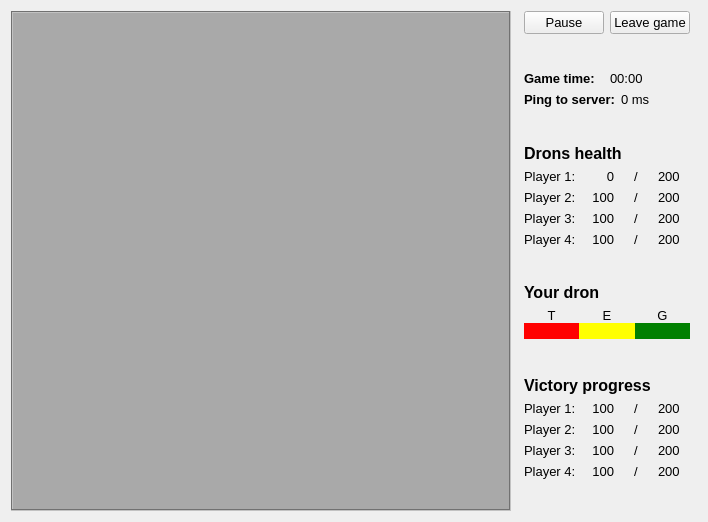
<?xml version="1.0" encoding="UTF-8"?>
<ui version="4.0">
 <class>gameform</class>
 <widget class="QWidget" name="gameform">
  <property name="geometry">
   <rect>
    <x>0</x>
    <y>0</y>
    <width>700</width>
    <height>518</height>
   </rect>
  </property>
  <property name="windowTitle">
   <string>Battlefield</string>
  </property>
  <property name="styleSheet">
   <string notr="true">font-family: &quot;Yu Gothic&quot;;
font-size: 10pt;</string>
  </property>
  <layout class="QHBoxLayout" name="horizontalLayout">
   <item>
    <widget class="QGraphicsView" name="battlefield">
     <property name="sizePolicy">
      <sizepolicy hsizetype="Maximum" vsizetype="Expanding">
       <horstretch>0</horstretch>
       <verstretch>0</verstretch>
      </sizepolicy>
     </property>
     <property name="minimumSize">
      <size>
       <width>500</width>
       <height>500</height>
      </size>
     </property>
     <property name="maximumSize">
      <size>
       <width>500</width>
       <height>500</height>
      </size>
     </property>
     <property name="styleSheet">
      <string notr="true">background-color: darkgrey;</string>
     </property>
     <property name="frameShape">
      <enum>QFrame::Box</enum>
     </property>
     <property name="frameShadow">
      <enum>QFrame::Sunken</enum>
     </property>
     <property name="lineWidth">
      <number>1</number>
     </property>
     <property name="midLineWidth">
      <number>0</number>
     </property>
     <property name="backgroundBrush">
      <brush brushstyle="NoBrush">
       <color alpha="255">
        <red>0</red>
        <green>0</green>
        <blue>0</blue>
       </color>
      </brush>
     </property>
    </widget>
   </item>
   <item>
    <layout class="QVBoxLayout" name="supportColumn">
     <property name="spacing">
      <number>6</number>
     </property>
     <property name="leftMargin">
      <number>7</number>
     </property>
     <property name="rightMargin">
      <number>7</number>
     </property>
     <property name="bottomMargin">
      <number>1</number>
     </property>
     <item>
      <layout class="QHBoxLayout" name="menuLine">
       <property name="sizeConstraint">
        <enum>QLayout::SetDefaultConstraint</enum>
       </property>
       <item>
        <widget class="QPushButton" name="buttonPause">
         <property name="styleSheet">
          <string notr="true"/>
         </property>
         <property name="text">
          <string>Pause</string>
         </property>
        </widget>
       </item>
       <item>
        <widget class="QPushButton" name="buttonLeave">
         <property name="styleSheet">
          <string notr="true"/>
         </property>
         <property name="text">
          <string>Leave game</string>
         </property>
        </widget>
       </item>
      </layout>
     </item>
     <item>
      <spacer name="verticalSpacer">
       <property name="orientation">
        <enum>Qt::Vertical</enum>
       </property>
       <property name="sizeHint" stdset="0">
        <size>
         <width>20</width>
         <height>10</height>
        </size>
       </property>
      </spacer>
     </item>
     <item>
      <layout class="QHBoxLayout" name="timeLine">
       <item>
        <widget class="QLabel" name="time">
         <property name="styleSheet">
          <string notr="true">font-weight: bold;</string>
         </property>
         <property name="text">
          <string>Game time:</string>
         </property>
         <property name="alignment">
          <set>Qt::AlignLeading|Qt::AlignLeft|Qt::AlignTop</set>
         </property>
        </widget>
       </item>
       <item>
        <widget class="QLabel" name="timeGame">
         <property name="text">
          <string>00:00</string>
         </property>
         <property name="alignment">
          <set>Qt::AlignLeading|Qt::AlignLeft|Qt::AlignTop</set>
         </property>
        </widget>
       </item>
      </layout>
     </item>
     <item>
      <layout class="QHBoxLayout" name="pingLine">
       <item>
        <widget class="QLabel" name="ping">
         <property name="styleSheet">
          <string notr="true">font-weight: bold;</string>
         </property>
         <property name="text">
          <string>Ping to server:</string>
         </property>
        </widget>
       </item>
       <item>
        <widget class="QLabel" name="pingServer">
         <property name="text">
          <string>0 ms</string>
         </property>
        </widget>
       </item>
      </layout>
     </item>
     <item>
      <spacer name="verticalSpacer_5">
       <property name="orientation">
        <enum>Qt::Vertical</enum>
       </property>
       <property name="sizeHint" stdset="0">
        <size>
         <width>20</width>
         <height>10</height>
        </size>
       </property>
      </spacer>
     </item>
     <item>
      <widget class="QLabel" name="dronsH">
       <property name="styleSheet">
        <string notr="true">font-size: 12pt;
font-weight: bold;</string>
       </property>
       <property name="text">
        <string>Drons health</string>
       </property>
      </widget>
     </item>
     <item>
      <layout class="QGridLayout" name="gridLayout_3">
       <item row="0" column="1">
        <widget class="QLabel" name="player1HF">
         <property name="text">
          <string>0</string>
         </property>
         <property name="alignment">
          <set>Qt::AlignRight|Qt::AlignTrailing|Qt::AlignVCenter</set>
         </property>
        </widget>
       </item>
       <item row="0" column="2">
        <widget class="QLabel" name="slash1">
         <property name="text">
          <string>/</string>
         </property>
         <property name="alignment">
          <set>Qt::AlignCenter</set>
         </property>
        </widget>
       </item>
       <item row="1" column="0">
        <widget class="QLabel" name="player2H">
         <property name="text">
          <string>Player 2:</string>
         </property>
        </widget>
       </item>
       <item row="2" column="0">
        <widget class="QLabel" name="player3H">
         <property name="text">
          <string>Player 3:</string>
         </property>
        </widget>
       </item>
       <item row="0" column="0">
        <widget class="QLabel" name="player1H">
         <property name="text">
          <string>Player 1:</string>
         </property>
        </widget>
       </item>
       <item row="3" column="0">
        <widget class="QLabel" name="player4H">
         <property name="text">
          <string>Player 4:</string>
         </property>
        </widget>
       </item>
       <item row="0" column="3">
        <widget class="QLabel" name="player1HT">
         <property name="text">
          <string>200</string>
         </property>
        </widget>
       </item>
       <item row="1" column="1">
        <widget class="QLabel" name="player2HF">
         <property name="text">
          <string>100</string>
         </property>
         <property name="alignment">
          <set>Qt::AlignRight|Qt::AlignTrailing|Qt::AlignVCenter</set>
         </property>
        </widget>
       </item>
       <item row="2" column="1">
        <widget class="QLabel" name="player3HF">
         <property name="text">
          <string>100</string>
         </property>
         <property name="alignment">
          <set>Qt::AlignRight|Qt::AlignTrailing|Qt::AlignVCenter</set>
         </property>
        </widget>
       </item>
       <item row="3" column="1">
        <widget class="QLabel" name="player4HF">
         <property name="text">
          <string>100</string>
         </property>
         <property name="alignment">
          <set>Qt::AlignRight|Qt::AlignTrailing|Qt::AlignVCenter</set>
         </property>
        </widget>
       </item>
       <item row="1" column="2">
        <widget class="QLabel" name="slash2">
         <property name="text">
          <string>/</string>
         </property>
         <property name="alignment">
          <set>Qt::AlignCenter</set>
         </property>
        </widget>
       </item>
       <item row="2" column="2">
        <widget class="QLabel" name="slash3">
         <property name="text">
          <string>/</string>
         </property>
         <property name="alignment">
          <set>Qt::AlignCenter</set>
         </property>
        </widget>
       </item>
       <item row="3" column="2">
        <widget class="QLabel" name="slash4">
         <property name="text">
          <string>/</string>
         </property>
         <property name="alignment">
          <set>Qt::AlignCenter</set>
         </property>
        </widget>
       </item>
       <item row="1" column="3">
        <widget class="QLabel" name="player2HT">
         <property name="text">
          <string>200</string>
         </property>
        </widget>
       </item>
       <item row="2" column="3">
        <widget class="QLabel" name="player3HT">
         <property name="text">
          <string>200</string>
         </property>
        </widget>
       </item>
       <item row="3" column="3">
        <widget class="QLabel" name="player4HT">
         <property name="text">
          <string>200</string>
         </property>
        </widget>
       </item>
      </layout>
     </item>
     <item>
      <spacer name="verticalSpacer_2">
       <property name="orientation">
        <enum>Qt::Vertical</enum>
       </property>
       <property name="sizeHint" stdset="0">
        <size>
         <width>20</width>
         <height>10</height>
        </size>
       </property>
      </spacer>
     </item>
     <item>
      <widget class="QLabel" name="dron">
       <property name="styleSheet">
        <string notr="true">font-size: 12pt; font-weight: bold;</string>
       </property>
       <property name="text">
        <string>Your dron</string>
       </property>
      </widget>
     </item>
     <item>
      <layout class="QGridLayout" name="gridLayout">
       <property name="spacing">
        <number>0</number>
       </property>
       <item row="1" column="0">
        <widget class="QLabel" name="T">
         <property name="text">
          <string>T</string>
         </property>
         <property name="alignment">
          <set>Qt::AlignCenter</set>
         </property>
        </widget>
       </item>
       <item row="1" column="1">
        <widget class="QLabel" name="E">
         <property name="text">
          <string>E</string>
         </property>
         <property name="alignment">
          <set>Qt::AlignCenter</set>
         </property>
        </widget>
       </item>
       <item row="1" column="2">
        <widget class="QLabel" name="G">
         <property name="text">
          <string>G</string>
         </property>
         <property name="alignment">
          <set>Qt::AlignCenter</set>
         </property>
        </widget>
       </item>
       <item row="2" column="0">
        <widget class="QLabel" name="turret">
         <property name="sizePolicy">
          <sizepolicy hsizetype="Expanding" vsizetype="Expanding">
           <horstretch>0</horstretch>
           <verstretch>0</verstretch>
          </sizepolicy>
         </property>
         <property name="styleSheet">
          <string notr="true">background: red;</string>
         </property>
         <property name="text">
          <string/>
         </property>
         <property name="pixmap">
          <pixmap resource="icons.qrc">:/tank.png</pixmap>
         </property>
         <property name="scaledContents">
          <bool>false</bool>
         </property>
         <property name="alignment">
          <set>Qt::AlignCenter</set>
         </property>
        </widget>
       </item>
       <item row="2" column="1">
        <widget class="QLabel" name="enclosure">
         <property name="sizePolicy">
          <sizepolicy hsizetype="Expanding" vsizetype="Expanding">
           <horstretch>0</horstretch>
           <verstretch>0</verstretch>
          </sizepolicy>
         </property>
         <property name="styleSheet">
          <string notr="true">background: yellow;</string>
         </property>
         <property name="text">
          <string/>
         </property>
         <property name="pixmap">
          <pixmap resource="icons.qrc">:/tank.png</pixmap>
         </property>
         <property name="alignment">
          <set>Qt::AlignCenter</set>
         </property>
        </widget>
       </item>
       <item row="2" column="2">
        <widget class="QLabel" name="gun">
         <property name="sizePolicy">
          <sizepolicy hsizetype="Expanding" vsizetype="Expanding">
           <horstretch>0</horstretch>
           <verstretch>0</verstretch>
          </sizepolicy>
         </property>
         <property name="styleSheet">
          <string notr="true">background: green;</string>
         </property>
         <property name="text">
          <string/>
         </property>
         <property name="pixmap">
          <pixmap resource="icons.qrc">:/tank.png</pixmap>
         </property>
         <property name="alignment">
          <set>Qt::AlignCenter</set>
         </property>
        </widget>
       </item>
      </layout>
     </item>
     <item>
      <spacer name="verticalSpacer_3">
       <property name="orientation">
        <enum>Qt::Vertical</enum>
       </property>
       <property name="sizeHint" stdset="0">
        <size>
         <width>20</width>
         <height>10</height>
        </size>
       </property>
      </spacer>
     </item>
     <item>
      <widget class="QLabel" name="victoryP">
       <property name="styleSheet">
        <string notr="true">font-size: 12pt; font-weight: bold;</string>
       </property>
       <property name="text">
        <string>Victory progress</string>
       </property>
      </widget>
     </item>
     <item>
      <layout class="QGridLayout" name="gridLayout_2">
       <item row="3" column="0">
        <widget class="QLabel" name="player4P">
         <property name="text">
          <string>Player 4:</string>
         </property>
        </widget>
       </item>
       <item row="1" column="0">
        <widget class="QLabel" name="player2P">
         <property name="text">
          <string>Player 2:</string>
         </property>
        </widget>
       </item>
       <item row="0" column="0">
        <widget class="QLabel" name="player1P">
         <property name="text">
          <string>Player 1:</string>
         </property>
        </widget>
       </item>
       <item row="2" column="0">
        <widget class="QLabel" name="player3P">
         <property name="text">
          <string>Player 3:</string>
         </property>
        </widget>
       </item>
       <item row="0" column="1">
        <widget class="QLabel" name="player1PF">
         <property name="text">
          <string>100</string>
         </property>
         <property name="alignment">
          <set>Qt::AlignRight|Qt::AlignTrailing|Qt::AlignVCenter</set>
         </property>
        </widget>
       </item>
       <item row="0" column="2">
        <widget class="QLabel" name="slash1_2">
         <property name="text">
          <string>/</string>
         </property>
         <property name="alignment">
          <set>Qt::AlignCenter</set>
         </property>
        </widget>
       </item>
       <item row="0" column="3">
        <widget class="QLabel" name="player1PT">
         <property name="text">
          <string>200</string>
         </property>
        </widget>
       </item>
       <item row="1" column="1">
        <widget class="QLabel" name="player2PF">
         <property name="text">
          <string>100</string>
         </property>
         <property name="alignment">
          <set>Qt::AlignRight|Qt::AlignTrailing|Qt::AlignVCenter</set>
         </property>
        </widget>
       </item>
       <item row="2" column="1">
        <widget class="QLabel" name="player3PF">
         <property name="text">
          <string>100</string>
         </property>
         <property name="alignment">
          <set>Qt::AlignRight|Qt::AlignTrailing|Qt::AlignVCenter</set>
         </property>
        </widget>
       </item>
       <item row="3" column="1">
        <widget class="QLabel" name="player4PF">
         <property name="text">
          <string>100</string>
         </property>
         <property name="alignment">
          <set>Qt::AlignRight|Qt::AlignTrailing|Qt::AlignVCenter</set>
         </property>
        </widget>
       </item>
       <item row="1" column="2">
        <widget class="QLabel" name="slash2_2">
         <property name="text">
          <string>/</string>
         </property>
         <property name="alignment">
          <set>Qt::AlignCenter</set>
         </property>
        </widget>
       </item>
       <item row="2" column="2">
        <widget class="QLabel" name="slash3_2">
         <property name="text">
          <string>/</string>
         </property>
         <property name="alignment">
          <set>Qt::AlignCenter</set>
         </property>
        </widget>
       </item>
       <item row="3" column="2">
        <widget class="QLabel" name="slash4_2">
         <property name="text">
          <string>/</string>
         </property>
         <property name="alignment">
          <set>Qt::AlignCenter</set>
         </property>
        </widget>
       </item>
       <item row="1" column="3">
        <widget class="QLabel" name="player2PT">
         <property name="text">
          <string>200</string>
         </property>
        </widget>
       </item>
       <item row="2" column="3">
        <widget class="QLabel" name="player3PT">
         <property name="text">
          <string>200</string>
         </property>
        </widget>
       </item>
       <item row="3" column="3">
        <widget class="QLabel" name="player4PT">
         <property name="text">
          <string>200</string>
         </property>
        </widget>
       </item>
      </layout>
     </item>
     <item>
      <spacer name="verticalSpacer_4">
       <property name="orientation">
        <enum>Qt::Vertical</enum>
       </property>
       <property name="sizeHint" stdset="0">
        <size>
         <width>20</width>
         <height>25</height>
        </size>
       </property>
      </spacer>
     </item>
    </layout>
   </item>
  </layout>
 </widget>
 <resources>
  <include location="icons.qrc"/>
 </resources>
 <connections/>
</ui>
